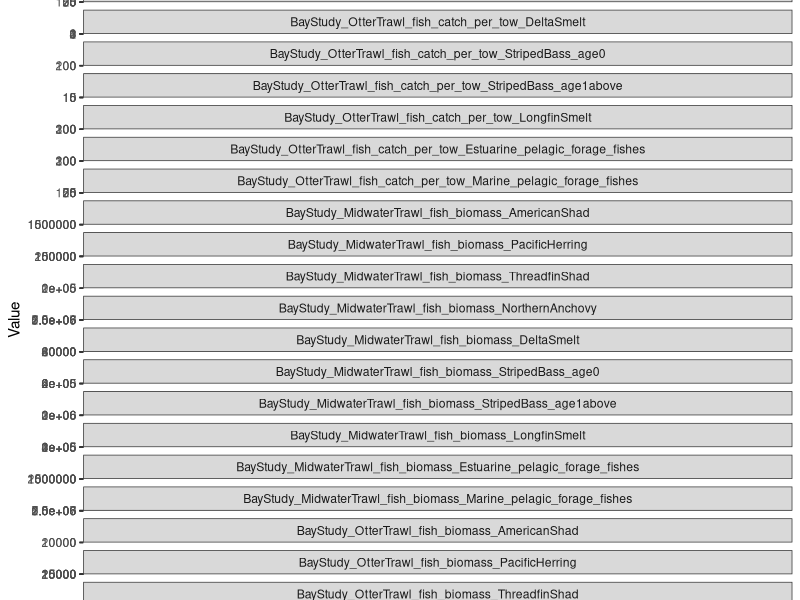

This chart was generated by the following R code:
## ---- chunk 1
knitr::opts_chunk$set(echo = TRUE)
## ---- chunk 2
library(dplyr)
library(tidyr)
library(ggplot2)
## ---- chunk 3
amphipod=read.csv("amphipod_monthly_regions.csv")
flow=read.csv("monthly_average_flow_byregion.csv")
clams=read.csv("clams_monthly_regions.csv")
fishbs=read.csv("fish_BayStudy_monthly.csv")
fishdj=read.csv("fish_DJFMP_monthly.csv")
nutwq=read.csv("nutrient_data_monthly_regions.csv")
zoop=read.csv("zoop_month.csv")

zoopbm=dplyr::select(zoop, Year, Month, Region, grep("BPUE", colnames(zoop)))

combined=flow %>% 
  full_join(nutwq, by=c("Year","Month","Region")) %>% 
  full_join(fishbs, by=c("Year","Month","Region")) %>% 
  full_join(fishdj, by=c("Year","Month","Region")) %>% 
  full_join(zoopbm, by=c("Year","Month","Region")) %>% 
  full_join(clams, by=c("Year","Month","Region")) %>% 
  full_join(amphipod, by=c("Year","Month","Region")) %>% 
  arrange(Year, Region)

write.csv(combined, "monthly_data_compiled_regions.csv", row.names = F)
## ---- chunk 4
datalong=gather(combined,Var,Value,4:ncol(combined))
datalong$Var=factor(datalong$Var,levels = unique(datalong$Var))
datalong$Region=factor(datalong$Region, levels=c("Far West","West","North","South"))
datalong$Month_Year=with(datalong, Year + (Month/12))

ggplot(datalong, aes(y=Value, x=Month_Year, col=Region)) +
  facet_wrap(.~Var, scales = "free_y", ncol = 1) +
  geom_line() + geom_point() +
  theme_bw() + 
  theme(legend.position="top")
